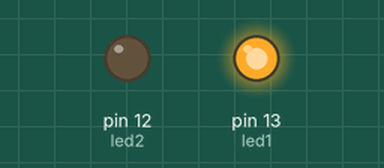
Bench run of a sketch on a simulated Arduino Uno, built with avr-gcc and run on an emulated ATmega328P. Shown: output pins drawn as LEDs (lit = HIGH).

Above: at 0.5 s.
At 3.5 s:
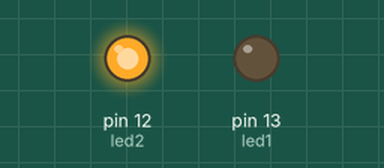
At 6.5 s:
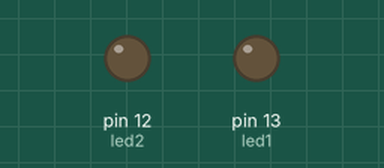
Timing chart, 0 to 10.4 s (numbered marks = the images above):
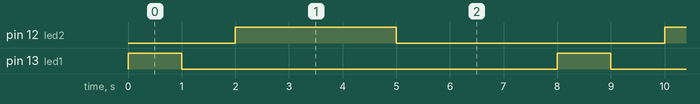

The sketch:

twoLEDBlink_withoutRTOS.ino
```cpp
int led1=13, led2=12 ;

// the setup function runs once when you press reset or power the board
void setup() {
  // initialize digital pin 13 as an output.
  pinMode(led1, OUTPUT);  pinMode(led2, OUTPUT);
}

// the loop function runs over and over again forever
void loop() {
  digitalWrite(led1, HIGH);    delay(1000);
  digitalWrite(led1, LOW);     delay(1000);
  // wait for a second

  digitalWrite(led2, HIGH);     delay(3000);
  digitalWrite(led2, LOW);     delay(3000);
}
```

Measured:
- by itself, pin 12 (led2): alternates HIGH for 3.0 s and LOW for 5.0 s
- by itself, pin 13 (led1): alternates HIGH for 1.0 s and LOW for 7.0 s
- by itself, everything shown: repeats every 8.0 s, in 4 steps
